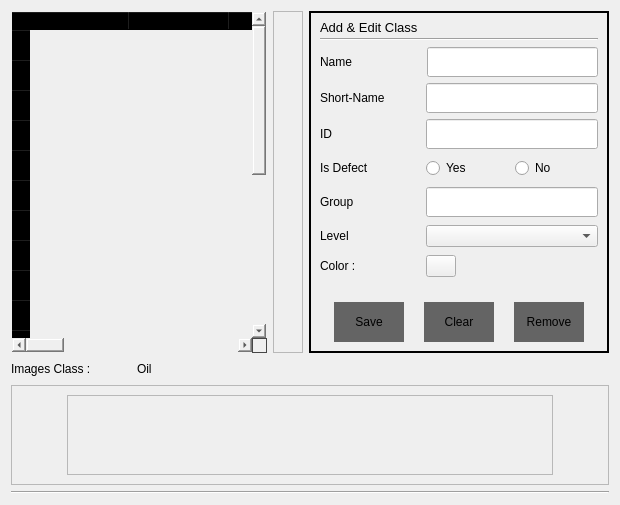
                         <widget class="QWidget" name="page_classification_class_list">
                          <layout class="QVBoxLayout" name="verticalLayout_29">
                           <item>
                            <layout class="QHBoxLayout" name="horizontalLayout_21">
                             <item>
                              <widget class="QTableWidget" name="class_list">
                               <property name="maximumSize">
                                <size>
                                 <width>16777215</width>
                                 <height>500</height>
                                </size>
                               </property>
                               <property name="styleSheet">
                                <string notr="true">	background-color: Transparent;</string>
                               </property>
                               <property name="lineWidth">
                                <number>1</number>
                               </property>
                               <property name="editTriggers">
                                <set>QAbstractItemView::NoEditTriggers</set>
                               </property>
                               <property name="rowCount">
                                <number>20</number>
                               </property>
                               <property name="columnCount">
                                <number>11</number>
                               </property>
                               <row/>
                               <row/>
                               <row/>
                               <row/>
                               <row/>
                               <row/>
                               <row/>
                               <row/>
                               <row/>
                               <row/>
                               <row/>
                               <row/>
                               <row/>
                               <row/>
                               <row/>
                               <row/>
                               <row/>
                               <row/>
                               <row/>
                               <row/>
                               <column/>
                               <column/>
                               <column/>
                               <column/>
                               <column/>
                               <column/>
                               <column/>
                               <column/>
                               <column/>
                               <column/>
                               <column/>
                              </widget>
                             </item>
                             <item>
                              <widget class="QFrame" name="frame_22">
                               <property name="minimumSize">
                                <size>
                                 <width>30</width>
                                 <height>23</height>
                                </size>
                               </property>
                               <property name="frameShape">
                                <enum>QFrame::StyledPanel</enum>
                               </property>
                               <property name="frameShadow">
                                <enum>QFrame::Raised</enum>
                               </property>
                               <layout class="QHBoxLayout" name="horizontalLayout_32"/>
                              </widget>
                             </item>
                             <item>
                              <widget class="QFrame" name="frame_21">
                               <property name="minimumSize">
                                <size>
                                 <width>300</width>
                                 <height>48</height>
                                </size>
                               </property>
                               <property name="maximumSize">
                                <size>
                                 <width>300</width>
                                 <height>16777215</height>
                                </size>
                               </property>
                               <property name="frameShape">
                                <enum>QFrame::Box</enum>
                               </property>
                               <property name="frameShadow">
                                <enum>QFrame::Plain</enum>
                               </property>
                               <property name="lineWidth">
                                <number>2</number>
                               </property>
                               <layout class="QVBoxLayout" name="verticalLayout_30">
                                <item>
                                 <widget class="QLabel" name="label_41">
                                  <property name="maximumSize">
                                   <size>
                                    <width>16777215</width>
                                    <height>10</height>
                                   </size>
                                  </property>
                                  <property name="font">
                                   <font>
                                    <family>Segoe UI</family>
                                    <pointsize>10</pointsize>
                                    <weight>50</weight>
                                    <italic>false</italic>
                                    <bold>false</bold>
                                   </font>
                                  </property>
                                  <property name="text">
                                   <string>Add &amp; Edit Class</string>
                                  </property>
                                 </widget>
                                </item>
                                <item>
                                 <widget class="Line" name="line_7">
                                  <property name="orientation">
                                   <enum>Qt::Horizontal</enum>
                                  </property>
                                 </widget>
                                </item>
                                <item>
                                 <layout class="QHBoxLayout" name="horizontalLayout_23">
                                  <property name="spacing">
                                   <number>7</number>
                                  </property>
                                  <item>
                                   <widget class="QLabel" name="label_35">
                                    <property name="minimumSize">
                                     <size>
                                      <width>100</width>
                                      <height>26</height>
                                     </size>
                                    </property>
                                    <property name="maximumSize">
                                     <size>
                                      <width>100</width>
                                      <height>16777215</height>
                                     </size>
                                    </property>
                                    <property name="text">
                                     <string>Name </string>
                                    </property>
                                   </widget>
                                  </item>
                                  <item>
                                   <widget class="QLineEdit" name="lineEdit_2">
                                    <property name="minimumSize">
                                     <size>
                                      <width>0</width>
                                      <height>30</height>
                                     </size>
                                    </property>
                                   </widget>
                                  </item>
                                 </layout>
                                </item>
                                <item>
                                 <layout class="QHBoxLayout" name="horizontalLayout_25">
                                  <item>
                                   <widget class="QLabel" name="label_36">
                                    <property name="minimumSize">
                                     <size>
                                      <width>100</width>
                                      <height>26</height>
                                     </size>
                                    </property>
                                    <property name="maximumSize">
                                     <size>
                                      <width>100</width>
                                      <height>16777215</height>
                                     </size>
                                    </property>
                                    <property name="text">
                                     <string>Short-Name</string>
                                    </property>
                                   </widget>
                                  </item>
                                  <item>
                                   <widget class="QLineEdit" name="lineEdit_3">
                                    <property name="minimumSize">
                                     <size>
                                      <width>0</width>
                                      <height>30</height>
                                     </size>
                                    </property>
                                   </widget>
                                  </item>
                                 </layout>
                                </item>
                                <item>
                                 <layout class="QHBoxLayout" name="horizontalLayout_31">
                                  <item>
                                   <widget class="QLabel" name="label_42">
                                    <property name="minimumSize">
                                     <size>
                                      <width>100</width>
                                      <height>26</height>
                                     </size>
                                    </property>
                                    <property name="maximumSize">
                                     <size>
                                      <width>100</width>
                                      <height>16777215</height>
                                     </size>
                                    </property>
                                    <property name="text">
                                     <string>ID</string>
                                    </property>
                                   </widget>
                                  </item>
                                  <item>
                                   <widget class="QLineEdit" name="lineEdit_4">
                                    <property name="minimumSize">
                                     <size>
                                      <width>0</width>
                                      <height>30</height>
                                     </size>
                                    </property>
                                   </widget>
                                  </item>
                                 </layout>
                                </item>
                                <item>
                                 <layout class="QHBoxLayout" name="horizontalLayout_26">
                                  <item>
                                   <widget class="QLabel" name="label_37">
                                    <property name="minimumSize">
                                     <size>
                                      <width>100</width>
                                      <height>26</height>
                                     </size>
                                    </property>
                                    <property name="maximumSize">
                                     <size>
                                      <width>100</width>
                                      <height>16777215</height>
                                     </size>
                                    </property>
                                    <property name="text">
                                     <string>Is Defect</string>
                                    </property>
                                   </widget>
                                  </item>
                                  <item>
                                   <widget class="QRadioButton" name="radioButton_3">
                                    <property name="text">
                                     <string>Yes</string>
                                    </property>
                                   </widget>
                                  </item>
                                  <item>
                                   <widget class="QRadioButton" name="radioButton_2">
                                    <property name="text">
                                     <string>No</string>
                                    </property>
                                   </widget>
                                  </item>
                                 </layout>
                                </item>
                                <item>
                                 <layout class="QHBoxLayout" name="horizontalLayout_27">
                                  <item>
                                   <widget class="QLabel" name="label_38">
                                    <property name="minimumSize">
                                     <size>
                                      <width>100</width>
                                      <height>26</height>
                                     </size>
                                    </property>
                                    <property name="maximumSize">
                                     <size>
                                      <width>100</width>
                                      <height>16777215</height>
                                     </size>
                                    </property>
                                    <property name="text">
                                     <string>Group</string>
                                    </property>
                                   </widget>
                                  </item>
                                  <item>
                                   <widget class="QLineEdit" name="lineEdit_5">
                                    <property name="minimumSize">
                                     <size>
                                      <width>0</width>
                                      <height>30</height>
                                     </size>
                                    </property>
                                   </widget>
                                  </item>
                                 </layout>
                                </item>
                                <item>
                                 <layout class="QHBoxLayout" name="horizontalLayout_28">
                                  <item>
                                   <widget class="QLabel" name="label_39">
                                    <property name="minimumSize">
                                     <size>
                                      <width>100</width>
                                      <height>26</height>
                                     </size>
                                    </property>
                                    <property name="maximumSize">
                                     <size>
                                      <width>100</width>
                                      <height>16777215</height>
                                     </size>
                                    </property>
                                    <property name="text">
                                     <string>Level</string>
                                    </property>
                                   </widget>
                                  </item>
                                  <item>
                                   <widget class="QComboBox" name="comboBox_2"/>
                                  </item>
                                 </layout>
                                </item>
                                <item>
                                 <layout class="QHBoxLayout" name="horizontalLayout_29">
                                  <item>
                                   <widget class="QLabel" name="label_40">
                                    <property name="minimumSize">
                                     <size>
                                      <width>100</width>
                                      <height>0</height>
                                     </size>
                                    </property>
                                    <property name="maximumSize">
                                     <size>
                                      <width>100</width>
                                      <height>16777215</height>
                                     </size>
                                    </property>
                                    <property name="text">
                                     <string>Color :</string>
                                    </property>
                                   </widget>
                                  </item>
                                  <item>
                                   <widget class="QPushButton" name="pushButton_6">
                                    <property name="minimumSize">
                                     <size>
                                      <width>30</width>
                                      <height>0</height>
                                     </size>
                                    </property>
                                    <property name="maximumSize">
                                     <size>
                                      <width>30</width>
                                      <height>16777215</height>
                                     </size>
                                    </property>
                                    <property name="sizeIncrement">
                                     <size>
                                      <width>0</width>
                                      <height>0</height>
                                     </size>
                                    </property>
                                    <property name="text">
                                     <string/>
                                    </property>
                                   </widget>
                                  </item>
                                  <item>
                                   <spacer name="horizontalSpacer_7">
                                    <property name="orientation">
                                     <enum>Qt::Horizontal</enum>
                                    </property>
                                    <property name="sizeHint" stdset="0">
                                     <size>
                                      <width>40</width>
                                      <height>20</height>
                                     </size>
                                    </property>
                                   </spacer>
                                  </item>
                                 </layout>
                                </item>
                                <item>
                                 <spacer name="verticalSpacer_3">
                                  <property name="orientation">
                                   <enum>Qt::Vertical</enum>
                                  </property>
                                  <property name="sizeType">
                                   <enum>QSizePolicy::Fixed</enum>
                                  </property>
                                  <property name="sizeHint" stdset="0">
                                   <size>
                                    <width>20</width>
                                    <height>19</height>
                                   </size>
                                  </property>
                                 </spacer>
                                </item>
                                <item>
                                 <layout class="QHBoxLayout" name="horizontalLayout_30">
                                  <item>
                                   <widget class="QPushButton" name="classification_add_new_class">
                                    <property name="minimumSize">
                                     <size>
                                      <width>70</width>
                                      <height>40</height>
                                     </size>
                                    </property>
                                    <property name="maximumSize">
                                     <size>
                                      <width>70</width>
                                      <height>16777215</height>
                                     </size>
                                    </property>
                                    <property name="styleSheet">
                                     <string notr="true">QPushButton {
background-color: rgb(100,100,100);
	color: rgb(0,0,0);
	border: none;

	text-align:center;

}

QPushButton:hover {
	background-color:  rgb(197 , 195,196);
}</string>
                                    </property>
                                    <property name="text">
                                     <string>Save</string>
                                    </property>
                                   </widget>
                                  </item>
                                  <item>
                                   <widget class="QPushButton" name="classification_add_new_class_2">
                                    <property name="minimumSize">
                                     <size>
                                      <width>70</width>
                                      <height>40</height>
                                     </size>
                                    </property>
                                    <property name="maximumSize">
                                     <size>
                                      <width>70</width>
                                      <height>16777215</height>
                                     </size>
                                    </property>
                                    <property name="styleSheet">
                                     <string notr="true">QPushButton {
background-color: rgb(100,100,100);
	color: rgb(0,0,0);
	border: none;

	text-align:center;

}

QPushButton:hover {
	background-color:  rgb(197 , 195,196);
}</string>
                                    </property>
                                    <property name="text">
                                     <string>Clear</string>
                                    </property>
                                   </widget>
                                  </item>
                                  <item>
                                   <widget class="QPushButton" name="classification_add_new_class_3">
                                    <property name="minimumSize">
                                     <size>
                                      <width>70</width>
                                      <height>40</height>
                                     </size>
                                    </property>
                                    <property name="maximumSize">
                                     <size>
                                      <width>70</width>
                                      <height>16777215</height>
                                     </size>
                                    </property>
                                    <property name="styleSheet">
                                     <string notr="true">QPushButton {
background-color: rgb(100,100,100);
	color: rgb(0,0,0);
	border: none;

	text-align:center;

}

QPushButton:hover {
	background-color:  rgb(197 , 195,196);
}</string>
                                    </property>
                                    <property name="text">
                                     <string>Remove</string>
                                    </property>
                                   </widget>
                                  </item>
                                 </layout>
                                </item>
                               </layout>
                              </widget>
                             </item>
                            </layout>
                           </item>
                           <item>
                            <layout class="QHBoxLayout" name="horizontalLayout_17">
                             <item>
                              <widget class="QLabel" name="label_31">
                               <property name="minimumSize">
                                <size>
                                 <width>0</width>
                                 <height>20</height>
                                </size>
                               </property>
                               <property name="maximumSize">
                                <size>
                                 <width>120</width>
                                 <height>20</height>
                                </size>
                               </property>
                               <property name="text">
                                <string>Images Class :</string>
                               </property>
                              </widget>
                             </item>
                             <item>
                              <widget class="QLabel" name="label_34">
                               <property name="maximumSize">
                                <size>
                                 <width>16777215</width>
                                 <height>20</height>
                                </size>
                               </property>
                               <property name="text">
                                <string>Oil</string>
                               </property>
                               <property name="margin">
                                <number>0</number>
                               </property>
                              </widget>
                             </item>
                            </layout>
                           </item>
                           <item>
                            <widget class="QFrame" name="frame_9">
                             <property name="minimumSize">
                              <size>
                               <width>80</width>
                               <height>100</height>
                              </size>
                             </property>
                             <property name="maximumSize">
                              <size>
                               <width>16777215</width>
                               <height>16777215</height>
                              </size>
                             </property>
                             <property name="frameShape">
                              <enum>QFrame::StyledPanel</enum>
                             </property>
                             <property name="frameShadow">
                              <enum>QFrame::Plain</enum>
                             </property>
                             <property name="lineWidth">
                              <number>5</number>
                             </property>
                             <layout class="QHBoxLayout" name="horizontalLayout_16">
                              <item>
                               <widget class="QPushButton" name="pushButton_4">
                                <property name="maximumSize">
                                 <size>
                                  <width>40</width>
                                  <height>16777215</height>
                                 </size>
                                </property>
                                <property name="styleSheet">
                                 <string notr="true">background-color: Transparent;
border : 0px;
color : rgb(0,0,0);</string>
                                </property>
                                <property name="text">
                                 <string/>
                                </property>
                                <property name="icon">
                                 <iconset>
                                  <normaloff>images/arrow-left.png</normaloff>images/arrow-left.png</iconset>
                                </property>
                                <property name="iconSize">
                                 <size>
                                  <width>40</width>
                                  <height>39</height>
                                 </size>
                                </property>
                               </widget>
                              </item>
                              <item>
                               <widget class="QFrame" name="frame_14">
                                <property name="frameShape">
                                 <enum>QFrame::StyledPanel</enum>
                                </property>
                                <property name="frameShadow">
                                 <enum>QFrame::Raised</enum>
                                </property>
                               </widget>
                              </item>
                              <item>
                               <widget class="QPushButton" name="pushButton_5">
                                <property name="maximumSize">
                                 <size>
                                  <width>40</width>
                                  <height>16777215</height>
                                 </size>
                                </property>
                                <property name="styleSheet">
                                 <string notr="true">background-color: Transparent;
border : 0px;
color : rgb(0,0,0);</string>
                                </property>
                                <property name="text">
                                 <string/>
                                </property>
                                <property name="icon">
                                 <iconset>
                                  <normaloff>images/arrow-right.png</normaloff>images/arrow-right.png</iconset>
                                </property>
                                <property name="iconSize">
                                 <size>
                                  <width>40</width>
                                  <height>40</height>
                                 </size>
                                </property>
                               </widget>
                              </item>
                             </layout>
                            </widget>
                           </item>
                           <item>
                            <widget class="Line" name="line_6">
                             <property name="orientation">
                              <enum>Qt::Horizontal</enum>
                             </property>
                            </widget>
                           </item>
                          </layout>
                         </widget>
